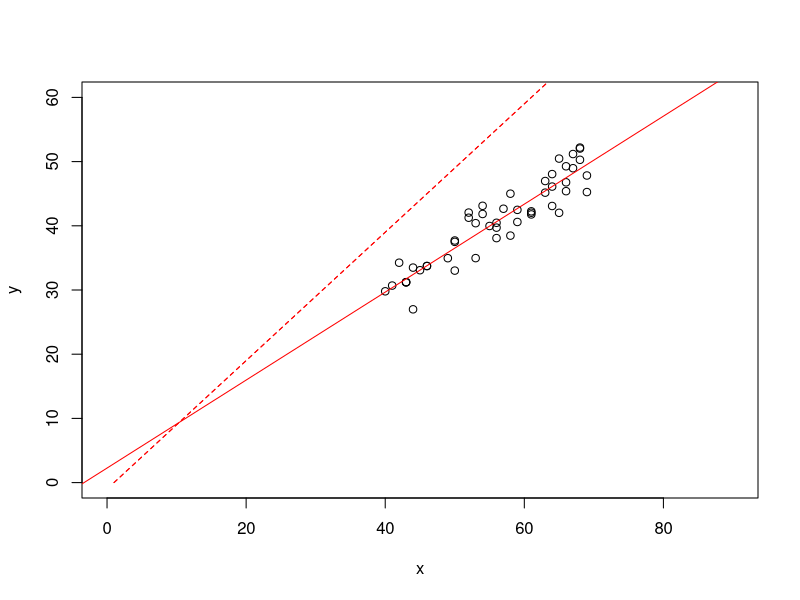
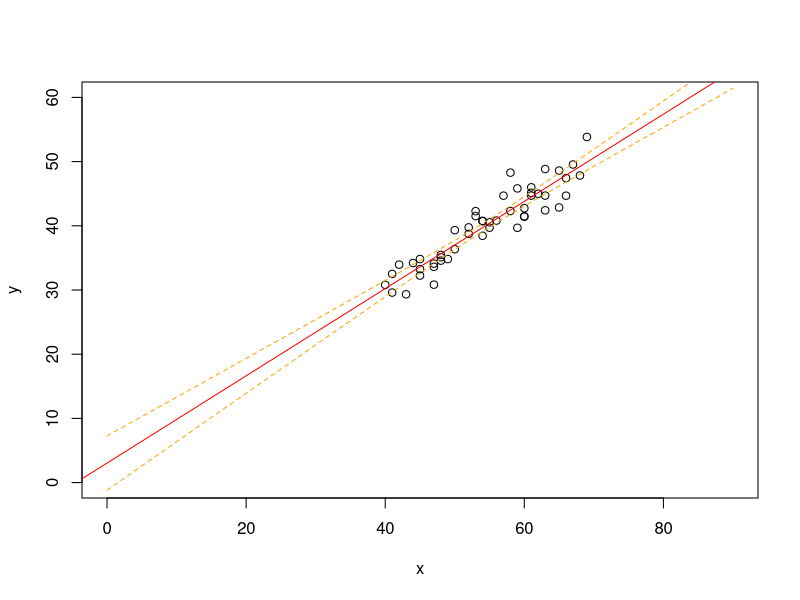

The R script that drew these images, in order:
##  LINEAR REGRESSION
# We use the linear model:    y = k*x + m

k <- 0.7
a <- 1.3
sd_val <- 2
n <- 50

x <- sample(40:70, n, rep = T)  # this command computes the n number of variables in the range with repetitions
y <- k*x + a + rnorm(n, sd=sd_val) # we feed the model with the data plus noise to "create" the experimental data

plot(x, y, xlim = c(0, 90), ylim  = c(0, 60))  # we plot the function x -> y with range

## FITTED MODEL
model <- lm(y ~ x) # the lm is the command for the linear model, the simbol ~ indicates linear dependence
# in model we find the parameters defining the intrconnection between x and y
abline(model, col = "red") # ab line thakes a model and represents it in the plot

## REGRESSION LAW
# Differently from the fitted model, it also considers the uncertainty in the data, sigma
newx <- seq(0, 90) # generates a vector of values from 0 to 90 with a 1 step
pre <- predict(
                model,
                newdata = data.frame(x = newx),
                inteval = c("confidence"),
                level = 0.95,
                type = "response"
              )

# !!!! PRE IS NOT CORRECT SOMEHOW, SEE OTHER CODE ATTACHED AT THE END !!!!
pre <- data.frame(pre) # we rewrite the pre varible after putting it in a data frame
# View(pre)
lines(newx, pre$lwr, col = "red", lty =2) # the pre$lwr is an argument to define the lower
lines(newx, pre$upr, col = "red", lty =2) # the pre$lwr is an argument to define the lower


#linear regression
#y= k*x+m

k <- 0.7

a <- 1.3

sd_val <- 2

n <- 50
x <- sample(40:70, n,rep= T) # random distribution o a range. n sample with repertition
y <- k*x +a + rnorm(n,sd=sd_val) #adding virtual noise

plot(x, y,xlim = c(0,90), ylim = c(0,60))
model <- lm(y~x)
#lm stand for linear model
abline(model,col="red")

newx <- seq(0,90)
pre <- predict(
  model,
  newdata = data.frame(x=newx), 
  interval = c("confidence"),
  level = 0.95,
  type = "response"
)

pre <- data.frame(pre)
lines(newx,pre$lwr,col = "orange", lty = 2)
lines(newx,pre$upr,col = "orange", lty = 2)